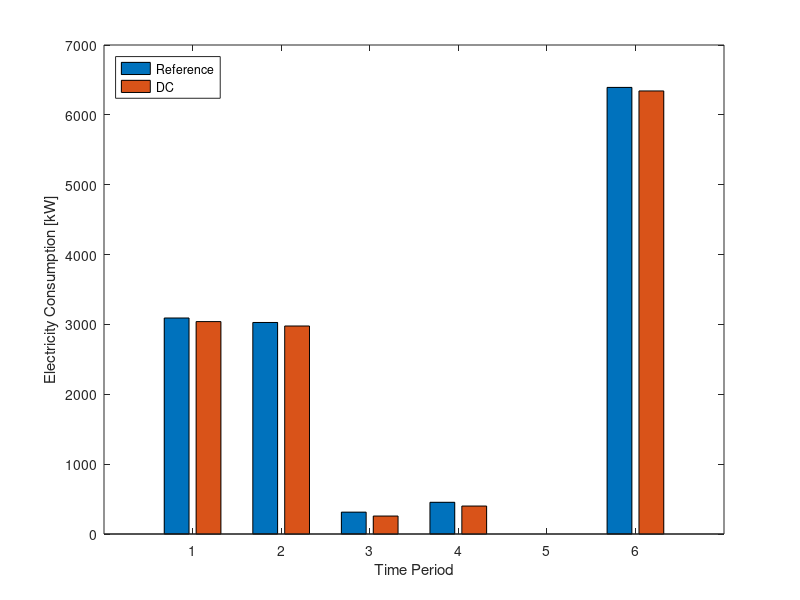

This figure's MATLAB source: (Note: this script raises an error after producing the figure.)
function part3_hpvent_results
%% 3.1 Reference

Qheating = [12907, 12643, 1307, 1896, 0, 26688];
Edemand = [3092, 3028, 313, 454, 0, 6393];

%% 3.2 DC
Qrad_DC = [309.78, 309.731, 287.793, 295.593, 0, 311];
Qheating_DC = zeros(6, 1);
for i = 1:6
    Qheating_DC(i) = Qheating(i) - Qrad_DC(i);
end
E_DC = [3040.76, 2977.5, 257.096, 400.202, 0, 6342.34];

%% 3.3 Vent-minTC
E_Vent = [3091.88, 3028.63, 313.102, 454.312, 0, 6393.13];
Qheating_Vent = [12906.6, 12642.6, 1307, 1896.46, 0, 26687.2];

%% 3.3 Vent-minOP
E_Vent_minOP = [2548.08, 2497.71, 270.927, 308.515, 0, 5731.57];
Qheating_Vent_minOP = [10636.6, 10426.3, 1130.95, 1287.85, 0, 23925.6];

%% 3.4 Vent HP-minTC
Qheating_venthp = [11329, 11100.6, 1165.83, 1429.42, 0, 24663.9];
E1_venthp = [2713, 2659, 279, 342, 0, 5908];
E2_venthp = [0.207108, 0.207108, 0.0371087, 0.0286885, 0.0259967, 0.207108];
E_ventHP = zeros(6, 1);

%% 3.4 Vent HP-minOP
Qheating_minOP = [10731.5, 11150.2, 1129.31, 1267.97, 0, 24702];
E_minOP = [2570.81, 2671.12, 270.535, 303.751,  0, 5917.56];

%% 3.2 Electricity consumption

E_DC_ref = zeros(1,1);
for i = 1:length(E1_venthp)
    E_DC_ref(i, 1) = Edemand(i);
    E_DC_ref(i, 2) = E_DC(i);
end

E_DC_bar = bar(E_DC_ref)
xlabel('Time Period')
ylabel('Electricity Consumption [kW]')

legend(E_DC_bar(:), {'Reference', 'DC'}, 'Location', 'northwest')
figExport(12, 8, 'E_DC')

%% 3.3 Electricity consumption

E_Vent_ref = zeros(6,3);
for i = 1:length(Edemand)
    E_Vent_ref(i, 1) = Edemand(i);
    E_Vent_ref(i, 2) = E_Vent(i);
    E_Vent_ref(i, 3) = E_Vent_minOP(i);
end

E_Vent_bar = bar(E_Vent_ref)
xlabel('Time Period')
ylabel('Electricity Consumption [kW]')

legend(E_Vent_bar(:), {'Reference', 'minimize: total cost', 'minimize: operational cost'}, 'Location', 'northwest')
figExport(12, 8, 'E_Vent')

%% 3.4 Electricity consumption

for i = 1:length(E1_venthp)
    E_ventHP(i, 1) = Edemand(i);
    E_ventHP(i, 2) = E1_venthp(i);
    E_ventHP(i, 3) = E_minOP(i);
end

E_venthp_bar= bar(E_ventHP)
xlabel('Time Period')
ylabel('Electricity consumption [kW]')

legend(E_venthp_bar(:), {'Reference', 'minimize: total cost', 'minimize: operational cost'}, 'Location', 'northwest')
figExport(12, 8, 'E_venthp')

%% 3.2 Qheating demand

Q_DC_ref = zeros(1,1);
for i = 1:length(E1_venthp)
    Q_DC_ref(i, 1) = Qheating(i);
    Q_DC_ref(i, 2) = Qheating_DC(i);
end

Q_DC_bar = bar(Q_DC_ref)
xlabel('Time Period')
ylabel('Heating demand [kW]')

legend(Q_DC_bar(:), {'Reference', 'DC'}, 'Location', 'northwest')
figExport(12, 8, 'Q_DC')

%% 3.3 Qheating demand

Q_Vent_ref = zeros(6,3);
for i = 1:length(E1_venthp)
    Q_Vent_ref(i, 1) = Qheating(i);
    Q_Vent_ref(i, 2) = Qheating_Vent(i);
    Q_Vent_ref(i, 3) = Qheating_Vent_minOP(i);
end

Q_Vent_bar = bar(Q_Vent_ref)
xlabel('Time Period')
ylabel('Heating demand [kW]')

legend(Q_Vent_bar(:), {'Reference', 'minimize: total cost', 'minimize: operational cost'}, 'Location', 'northwest')
figExport(12, 8, 'Q_Vent')

%% 3.4 Qheating demand

Q_consolidate = zeros(1,1);
for i = 1:length(E1_venthp)
    Q_consolidate(i, 1) = Qheating(i);
    Q_consolidate(i, 2) = Qheating_venthp(i);
    Q_consolidate(i, 3) = Qheating_minOP(i);
end

Q_bar = bar(Q_consolidate)
xlabel('Time Period')
ylabel('Heating demand [kW]')

legend(Q_bar(:), {'Reference', 'minimize: total cost', 'minimize: operational cost'}, 'Location', 'northwest')
figExport(12, 8, 'Q_venthp')

end

function figExport(w,h,name)
fig = gcf;
fig.PaperOrientation = 'landscape';
fig.PaperSize = [w h];
fig.PaperPosition = [0 0 w h];
% fig.Renderer = 'Painters'; % for 3D plots
print(gcf, '-dpdf', [pwd '/figures/' name '.pdf']);
end